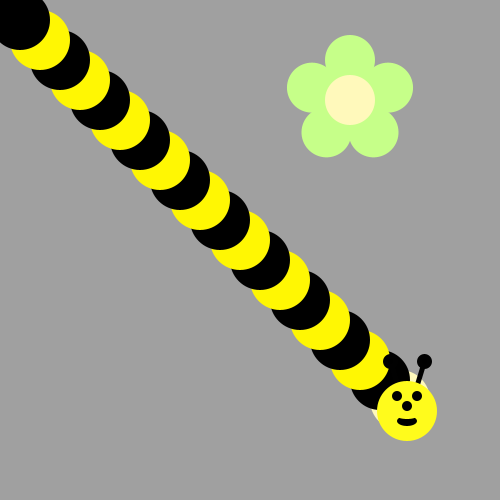
Frame 1 (no input)
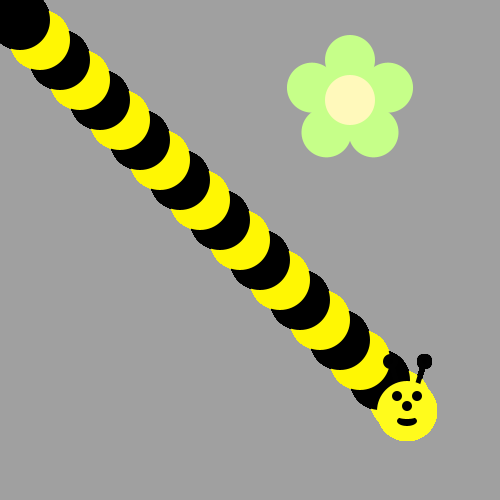
Frame 60 (the mouse pressed at the canvas centre just before this capture)
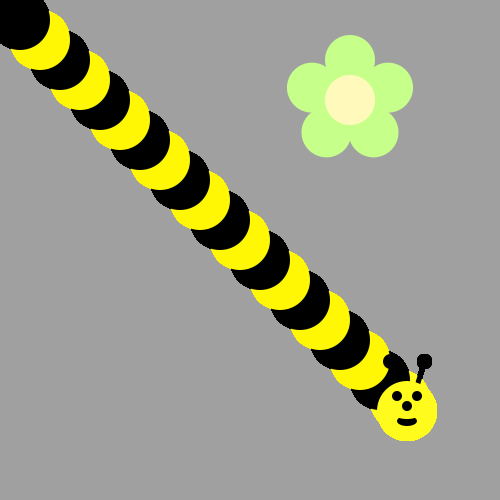
Frame 120 (the mouse held since frame 60 and released just before this capture)

The Processing sketch that drew these frames (run headless with seeded random() and noise(); from frame 60 on, the mouse is pressed at the canvas centre):

// Processing sketch: Bumble_Bee
// ── Bumble_Bee.pde
void draw() {
 for(int i = 100;i>0;i-=5){
  ellipse(i *4,i *4,60,60);
if(i%2==0){
fill(0,0,0);
}
else{
fill(255,247,3);
}

 }

if(mousePressed){
  print(mouseX+ " " +mouseY);
}
drawBeeFace(407,411);
}


void drawFlower(int x, int y) {
     noStroke();
     translate(x, y);
     // draw 5 petals, rotating after each one<
     fill(#c6ff89);      // green
      for (int i = 0; i < 5; i++) {
           ellipse(0, -40, 50, 50);
          rotate(radians(72));
     }
     fill(#fff9bb); // light yellow
     ellipse(0, 0, 50, 50);
} 
void drawBeeFace(int BeeFaceX, int BeeFaceY) {
     noStroke();
     fill(0, 0, 0);
     stroke(1);
     strokeWeight(5);
     line(BeeFaceX-10, BeeFaceY-27, BeeFaceX-17, BeeFaceY-50);
     line(BeeFaceX+10, BeeFaceY-27, BeeFaceX+17, BeeFaceY-50);
     ellipse(BeeFaceX-17, BeeFaceY-50, 10, 10);
     ellipse(BeeFaceX+17, BeeFaceY-50, 10, 10);
     noStroke();
     fill(255, 251, 28);
     ellipse(BeeFaceX, BeeFaceY, 60, 60); // face
     fill(255, 237, 209);
     fill(0,0,0);
      ellipse(BeeFaceX-10, BeeFaceY-15, 10, 10); // eyes
     ellipse(BeeFaceX+10, BeeFaceY-15, 10, 10);
      ellipse(BeeFaceX, BeeFaceY-5, 10, 10); // nose
      ellipse(BeeFaceX, BeeFaceY+10, 20, 10);// mouth
     fill(255, 251, 28);
     ellipse(BeeFaceX, BeeFaceY+5, 20, 6);
}

void setup() {
     ellipseMode(CENTER);
     size(500, 500);
     background(160, 160, 160);
      drawFlower(350, 100);
}
